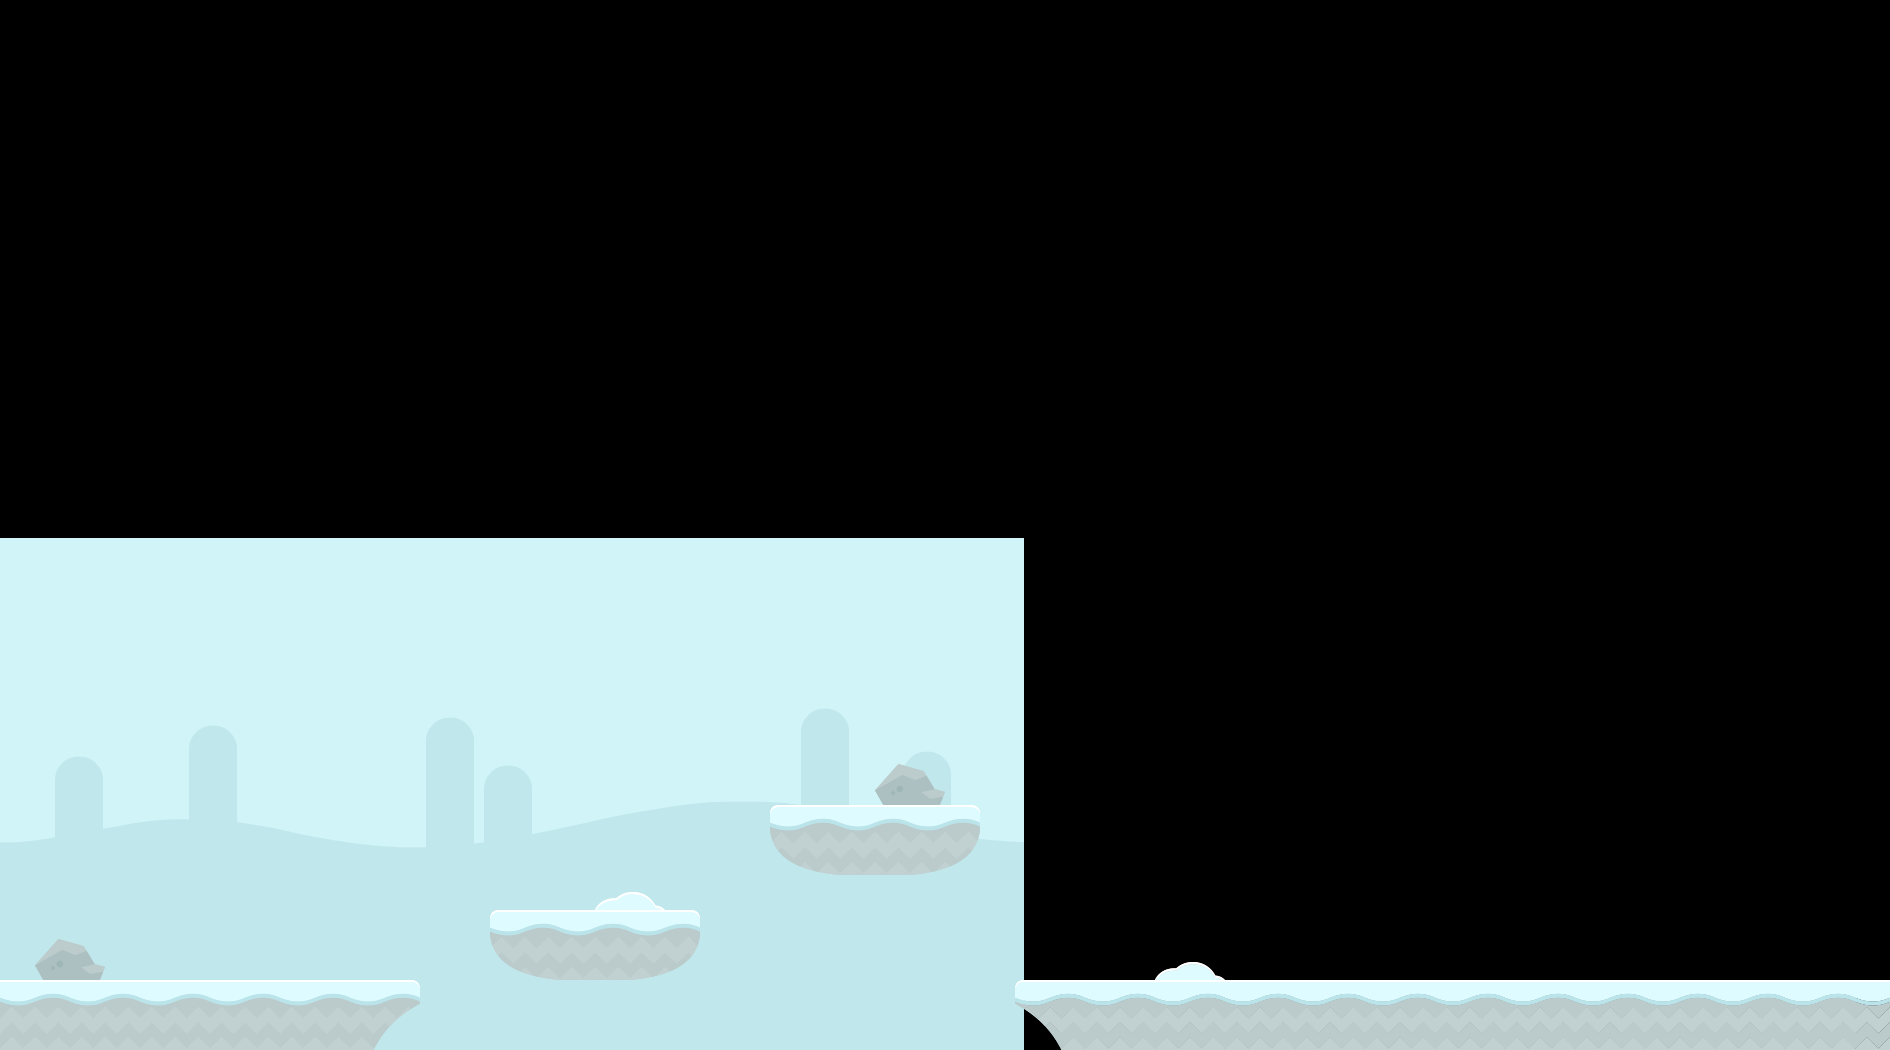

This game map was drawn from its Tiled (.tmx) file and the tilesets committed beside it. A one-line description and the trimmed map source follow:
An orthogonal 54x30 tile map with 35x35 px tiles, 2 tile layers (front, back), 1 image layer and 10 objects (5x CoinEntity, mainPlayer).

<map version="1.8" tiledversion="1.8.5" orientation="orthogonal" renderorder="right-down" width="54" height="30" tilewidth="35" tileheight="35" infinite="0" nextlayerid="8" nextobjectid="14">
 <tileset firstgid="1" name="tileset" tilewidth="70" tileheight="70" spacing="10" margin="5" tilecount="252" columns="18">
  <image source="../img/tileset.png" width="1440" height="1120" />
 </tileset>
 <imagelayer id="3" name="background" offsetx="0" offsety="538">
  <image source="../img/background.png" width="1024" height="512" />
  <properties>
   <property name="anchorPoint" value="json:{&quot;x&quot;:0,&quot;y&quot;:1}" />
   <property name="ratio" value="0.25" />
   <property name="repeat" value="repeat-x" />
  </properties>
 </imagelayer>
 <objectgroup id="4" name="Collision">
  <object id="2" x="0" y="980" width="421" height="70" />
  <object id="3" x="490" y="910" width="209" height="71.3659" />
  <object id="4" x="774.833" y="803.667" width="206.333" height="70" />
  <object id="5" x="1015" y="980" width="871" height="70" />
 </objectgroup>
 <objectgroup id="6" name="Cake">
  <object id="8" name="CoinEntity" x="643.5" y="868.5" width="35" height="35" />
  <object id="9" name="CoinEntity" x="806.5" y="759.833" width="35" height="35" />
  <object id="10" name="CoinEntity" x="1253.5" y="929.5" width="35" height="35" />
  <object id="11" name="CoinEntity" x="1479.5" y="925.5" width="35" height="35" />
  <object id="12" name="CoinEntity" x="1692.5" y="920.5" width="35" height="35" />
 </objectgroup>
 <objectgroup id="7" name="Player">
  <object id="13" name="mainPlayer" x="142.5" y="863.333" width="35" height="88" />
 </objectgroup>
 <layer id="1" name="front" width="54" height="30">
  <data>[1620 cells, 25 non-empty, 5 distinct tile ids]</data>
 </layer>
 <layer id="2" name="back" width="54" height="30">
  <data>[1620 cells, 4 non-empty, 2 distinct tile ids]</data>
 </layer>
</map>
